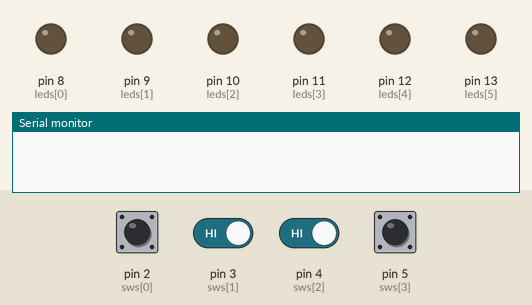
This sketch was run on a simulated Arduino Uno, built with avr-gcc and run on an emulated ATmega328P. Shown: output pins drawn as LEDs (lit = HIGH), the last lines printed to the serial monitor. Dashed ring = blinking. The test bench sets the inputs (shaded band); at power-on: pin 3 (sws[1]), pin 4 (sws[2]), pin 5 (sws[3]) HIGH, pin 2 (sws[0]) LOW. Random numbers use the default seed unless the sketch sets one.

Above: at 1.2 s.
1.3 s: pin 3 (sws[1]) driven LOW and pin 4 (sws[2]) driven LOW
At 2.05 s:
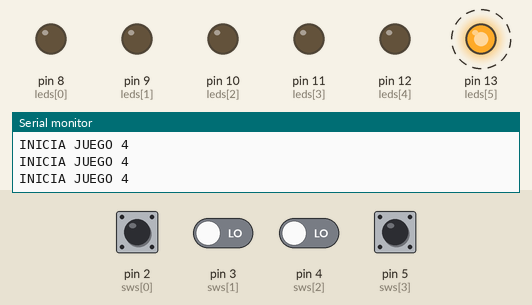
At 2.95 s:
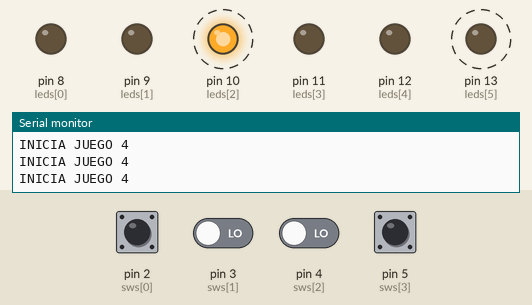
4.3 s: pin 3 (sws[1]) driven HIGH
5.8 s: pin 5 (sws[3]) pulled LOW for 0.15 s
At 5.95 s:
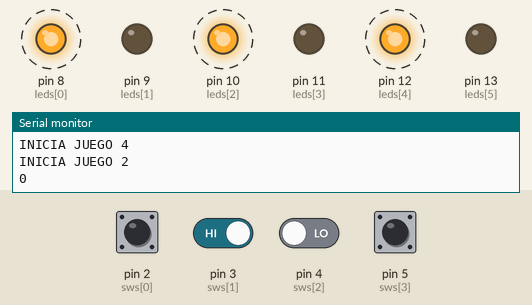
8.9 s: pin 3 (sws[1]) driven LOW
11.9 s: pin 2 (sws[0]) pulled HIGH for 1 s
At 11.95 s:
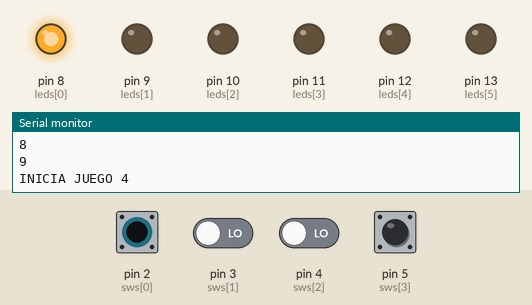
15.9 s: pin 2 (sws[0]) driven HIGH and pin 5 (sws[3]) driven LOW
Timing chart, 0 to 19.9 s (numbered marks = the images above; inputs shaded):
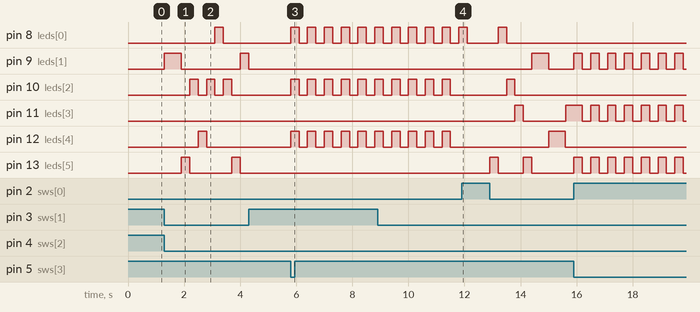

The sketch:

Deber1.ino
```cpp
/*
Materia: Sistemas Embebidos
Nombre: Edison Picuasi
DEBER 1
Instrucciones:
Estimados estudiantes, realizar el siguiente codigo y solo adjuntar en enlace de su repositorio en GitHub.
Realizar un programa que accione mediante 4 switchs a un juego de luces diferente. Es decir.
sw3   sw2  sw1  sw0
0        0       0        1            Juego 1
0        0       1        0            Juego 2
0        1       0        0            Juego 3
1        0       0        0            Juego 4

Juego #1
Se usan 6 leds, de los cuales se encienden los pares por 10 ocasiones
Juego #2
Se usan 6 leds, de los cuales se encienden los impartes por 10 ocasiones
Juego #3
Se encienden secuencialmente cada uno ellos (flexible a su criterio)
Juego #4
Su propio diseño de juego.

*/
int leds[6] = {8, 9, 10, 11, 12, 13};   //asignacion de pines leds
int sws[4] = {2, 3, 4, 5};              //asignacion de pines switchs
int opcion = 0;                         //variable de seleccion
void setup() {
  Serial.begin(9600);                   //inicializacion comunicacion serial
  for (int i = 0; i < 6; i++) {         //ciclo de configuracion de salidas
    pinMode(leds[i], OUTPUT);           //configuracion de pines como salida
  }
  for (int j = 0; j < 4; j++) {         //ciclo de configuracion de entradas
    pinMode(sws[j], INPUT);             //configuracion de pines de entrada
  }
}

void loop() {
  //condicion de comprobacion
  if (digitalRead(2) == HIGH && digitalRead(3) == LOW &&
      digitalRead(4) == LOW && digitalRead(5) == LOW) {
    Serial.println("INICIA JUEGO 1");   //impresion de mensaje serial
    opcion = 1;                         //asigna un valor a la variable
    juegos();                           //llamada de metodo
  }
//condicion de comprobacion
  if (digitalRead(2) == LOW && digitalRead(3) == HIGH &&
      digitalRead(4) == LOW && digitalRead(5) == LOW) {
    Serial.println("INICIA JUEGO 2");   //impresion de mensaje serial
    opcion = 2;                         //asigna un valor a la variable
    juegos();                           //llamada de metodo
  }
//condicion de comprobacion
  if (digitalRead(2) == LOW && digitalRead(3) == LOW &&
      digitalRead(4) == HIGH && digitalRead(5) == LOW) {
    Serial.println("INICIA JUEGO 3");   //impresion de mensaje serial
    opcion = 3;                         //asigna un valor a la variable
    juegos();                           //llamada de metodo
  }
//condicion de comprobacion
  if (digitalRead(2) == LOW && digitalRead(3) == LOW &&
      digitalRead(4) == LOW && digitalRead(5) == HIGH) {
    Serial.println("INICIA JUEGO 4");   //impresion de mensaje serial
    opcion = 4;                         //asigna un valor ala variable
    juegos();                           //llamada de metodo
  }


}

void juegos() {
  switch (opcion) {
    case 1:
      for (int k = 0; k < 10; k++) {  //ciclo de repeticion
        Serial.println(k);            //impresion del contador
        digitalWrite(9, HIGH);        //encender led
        digitalWrite(11, HIGH);       //encender led
        digitalWrite(13, HIGH);       //encender led
        delay(300);                   //tiempo de visualizacion
        digitalWrite(9, LOW);         //apagar led
        digitalWrite(11, LOW);        //apagar led
        digitalWrite(13, LOW);        //apagar led
        delay(300);                   //tiempo de visualizacion
      }
      opcion = 0;                     //reinicio de variable
      break;
    case 2:
      for (int k = 0; k < 10; k++) {  //ciclo de repeticion
        Serial.println(k);            //impresion del contador
        digitalWrite(8, HIGH);        //encender led
        digitalWrite(10, HIGH);       //encender led
        digitalWrite(12, HIGH);       //encender led
        delay(300);                   //tiempo de visualizacion
        digitalWrite(8, LOW);         //apagar led
        digitalWrite(10, LOW);        //apagar led
        digitalWrite(12, LOW);        //apagar led
        delay(300);                   //timepo de visualizacion
      }
      opcion = 0;                     //reinicio de variable
      break;
    case 3:
      for (int k = 0; k < 6; k++) {   //ciclo de secuencia incremento
        Serial.println(k);            //impresion de mensaje serial
        digitalWrite(leds[k], HIGH);  //encender leds
        delay(300);                   //tiempo de visualizacion
      }
      for (int k = 5; k >= 0; k--) {  //ciclo de secuencia decremento
        Serial.println(k);            //impresion de mensaje serial
        digitalWrite(leds[k], LOW);   //apagar leds
        delay(300);                   //tiempo de visualizacion
      }
      break;
    case 4:
      int aleatorio = random(0, 6);         //variable de numero aleatorio
      digitalWrite(leds[aleatorio], HIGH);  //encender led
      delay(300);                           //timepo de visualizacion
      digitalWrite(leds[aleatorio], LOW);   //apagar led
      break;
    default:
      opcion = 0;                           //reinicio de variable
  }
}
```

Measured:
- after the input at 1.3 s, pin 8 (leds[0]): LOW → HIGH after 1.8 s, → LOW 0.30 s later; pin 9 (leds[1]): LOW → HIGH at once, → LOW 0.60 s later, → HIGH 2.1 s later
- after the input at 5.8 s, pin 8 (leds[0]), pin 10 (leds[2]), pin 12 (leds[4]): alternates HIGH for 0.30 s and LOW for 0.30 s, starting at once
- by itself, pin 11 (leds[3]): alternates HIGH for 0.30 s and LOW for 0.30 s
